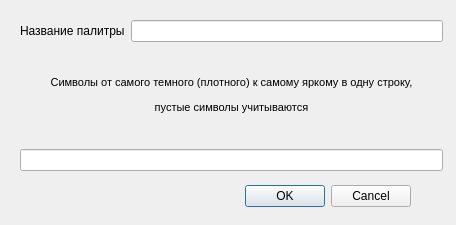
<?xml version="1.0" encoding="UTF-8"?>
<ui version="4.0">
 <class>Dialog</class>
 <widget class="QDialog" name="Dialog">
  <property name="geometry">
   <rect>
    <x>0</x>
    <y>0</y>
    <width>456</width>
    <height>225</height>
   </rect>
  </property>
  <property name="windowTitle">
   <string>Dialog</string>
  </property>
  <widget class="QDialogButtonBox" name="buttonBox">
   <property name="geometry">
    <rect>
     <x>70</x>
     <y>180</y>
     <width>341</width>
     <height>32</height>
    </rect>
   </property>
   <property name="orientation">
    <enum>Qt::Horizontal</enum>
   </property>
   <property name="standardButtons">
    <set>QDialogButtonBox::Cancel|QDialogButtonBox::Ok</set>
   </property>
  </widget>
  <widget class="QWidget" name="verticalLayoutWidget">
   <property name="geometry">
    <rect>
     <x>20</x>
     <y>20</y>
     <width>423</width>
     <height>151</height>
    </rect>
   </property>
   <layout class="QVBoxLayout" name="verticalLayout">
    <item>
     <layout class="QHBoxLayout" name="horizontalLayout">
      <item>
       <widget class="QLabel" name="label">
        <property name="text">
         <string>Название палитры</string>
        </property>
       </widget>
      </item>
      <item>
       <widget class="QLineEdit" name="nameEdit"/>
      </item>
     </layout>
    </item>
    <item>
     <widget class="QLabel" name="label_2">
      <property name="enabled">
       <bool>true</bool>
      </property>
      <property name="font">
       <font>
        <pointsize>8</pointsize>
       </font>
      </property>
      <property name="text">
       <string>&lt;html&gt;&lt;head/&gt;&lt;body&gt;&lt;p align=&quot;center&quot;&gt;Символы от самого темного (плотного) к самому яркому в одну строку,&lt;/p&gt;&lt;p align=&quot;center&quot;&gt;пустые символы учитываются&lt;/p&gt;&lt;/body&gt;&lt;/html&gt;</string>
      </property>
     </widget>
    </item>
    <item>
     <widget class="QLineEdit" name="palletEdit">
      <property name="enabled">
       <bool>true</bool>
      </property>
     </widget>
    </item>
   </layout>
  </widget>
  <widget class="QLabel" name="label_3">
   <property name="geometry">
    <rect>
     <x>70</x>
     <y>190</y>
     <width>131</width>
     <height>16</height>
    </rect>
   </property>
   <property name="text">
    <string/>
   </property>
  </widget>
 </widget>
 <resources/>
 <connections>
  <connection>
   <sender>buttonBox</sender>
   <signal>accepted()</signal>
   <receiver>Dialog</receiver>
   <slot>accept()</slot>
   <hints>
    <hint type="sourcelabel">
     <x>248</x>
     <y>254</y>
    </hint>
    <hint type="destinationlabel">
     <x>157</x>
     <y>274</y>
    </hint>
   </hints>
  </connection>
  <connection>
   <sender>buttonBox</sender>
   <signal>rejected()</signal>
   <receiver>Dialog</receiver>
   <slot>reject()</slot>
   <hints>
    <hint type="sourcelabel">
     <x>316</x>
     <y>260</y>
    </hint>
    <hint type="destinationlabel">
     <x>286</x>
     <y>274</y>
    </hint>
   </hints>
  </connection>
 </connections>
</ui>
